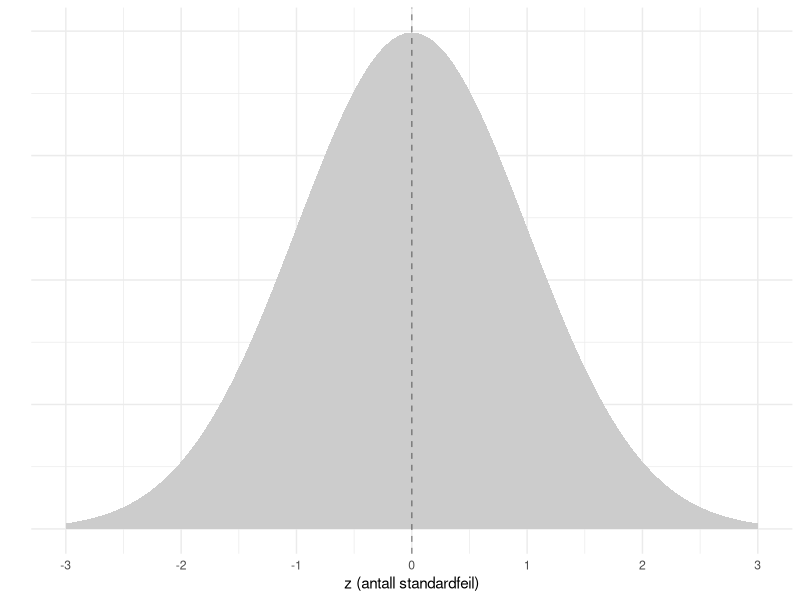
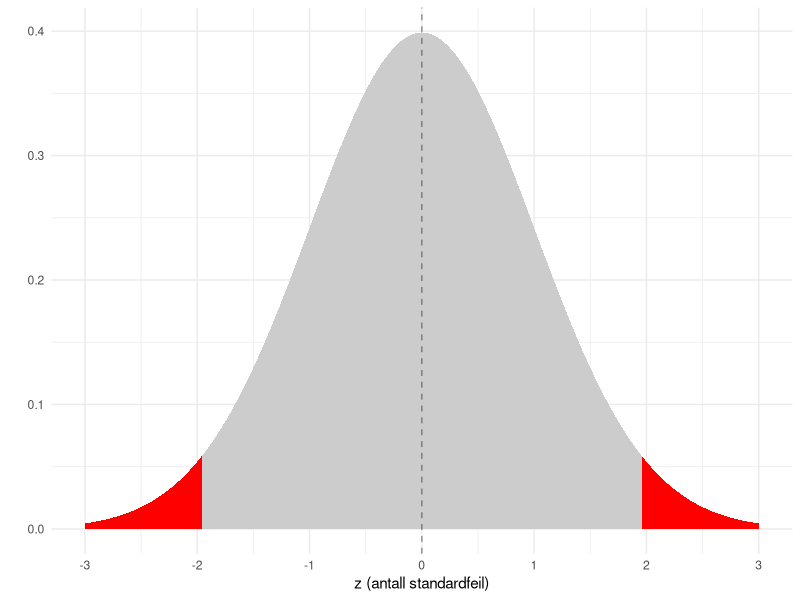

Write R code to recreate these figures, in order. (Note: this script raises an error after producing the figures.)
## ---- chunk 1
#| echo: false
library(tidyverse)
ggplot(NULL, aes(x=c(-3,3))) +
  geom_area(stat = "function", fun = dnorm, fill = "grey80", xlim = c(-3, 3)) +
  geom_vline(xintercept = 0, linetype="dashed", alpha=.4)+
  labs(x = "z (antall standardfeil)", y = "") +
  scale_x_continuous(breaks = -3:3)+
  scale_y_continuous(labels = NULL)+
  theme_minimal()
## ---- chunk 2
#| echo: false
ggplot(NULL, aes(x=c(-3,3))) +
  geom_area(stat = "function", fun = dnorm, fill = "grey80", xlim = c(-3, 3)) +
  geom_area(stat = "function", fun = dnorm, fill = "red", xlim = c(1.96, 3)) +
  geom_area(stat = "function", fun = dnorm, fill = "red", xlim = c(-3, -1.96)) +
  geom_vline(xintercept = 0, linetype="dashed", alpha=.4)+
  labs(x = "z (antall standardfeil)", y = "") +
  scale_x_continuous(breaks = -3:3)+
  theme_minimal()
## ---- chunk 3
#| echo: false
library(haven)
abu89 <- read_stata("data/abu89.dta") %>% 
   mutate(across(where(is.labelled), ~as_factor(.)),
          across(where(is.factor), ~fct_drop(.)))
m <- mean(abu89$time89, na.rm = TRUE) %>% round(2)
se <- (sd(abu89$time89, na.rm = TRUE)/sqrt(nrow(abu89))) %>% round(2)
m + 1.96*se

